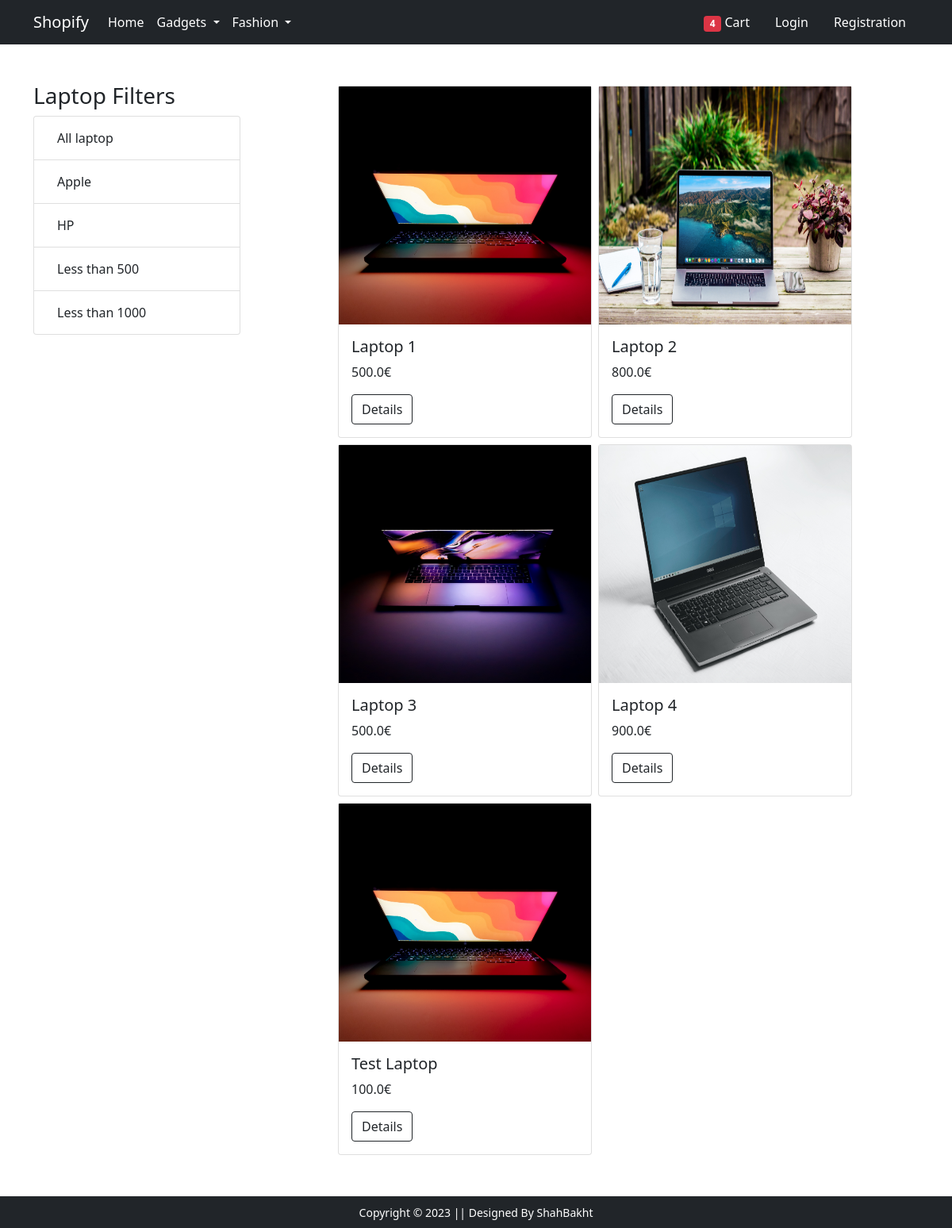
/category/laptop, run on the app's committed database.
### main/models.py (models this page shows, shortened)
class Product(models.Model):
  title = models.CharField(max_length=100)
  description = models.TextField()
  selling_price = models.FloatField()
  discounted_price = models.FloatField()
  brand = models.CharField(max_length=100)
  category = models.CharField(choices=CATEGORIES, max_length=50)
  product_image = models.ImageField(upload_to='products_images')

### main/views.py (the view)
# urls.py: path('category/laptop', views.laptop_category, {'data': None}, name="laptop_category_index"),
def laptop_category(request, data=None):
  laptops = Product.objects.filter(category='Laptop')
  if data == 'Apple' or data == 'HP':
    laptops = laptops.filter(brand=data)
  elif data == 'less_than_500':
    laptops = laptops.filter(selling_price__lte=500)
  elif data == 'less_than_1000':
    laptops = laptops.filter(selling_price__lte=1000)
  template_name = 'main/laptop_category.html'
  context = {'laptops': laptops}
  return render(request, template_name, context)

### main/templates/main/laptop_category.html (shortened to what this page needs)
{% extends 'main/base.html' %}
{% load static %}
{% block main-content %}
<div class="container my-5">
 <div class="row">
  <div class="col-sm-3">
   <h3>Laptop Filters</h3>
   <ul class="list-group">
    <li class="list-group-item"><a href="{% url 'laptop_category_index' %}" class="btn">All laptop</a></li>
    <li class="list-group-item"><a href="{% url 'laptop_category' 'Apple' %}" class="btn">Apple</a></li>
    <li class="list-group-item"><a href="{% url 'laptop_category' 'HP' %}" class="btn">HP</a></li>
    <li class="list-group-item"><a href="{% url 'laptop_category' 'less_than_500' %}" class="btn">Less than 500</a></li>
    <li class="list-group-item"><a href="{% url 'laptop_category' 'less_than_1000' %}" class="btn">Less than 1000</a></li>
  </ul>
  </div>
  <div class="col-sm-8 offset-sm-1 d-flex flex-wrap">
    {% if laptops %}
      {% for laptop in laptops %}
        <div class="card mx-1 my-1" style="width: 20rem;">
          <img src="{{ laptop.product_image.url }}" alt="Card image cap" width="100%" height="300px">
          <div class="card-body">
            <h5 class="card-title">{{ laptop.title }}</h5>
            <p class="card-text">{{ laptop.selling_price }}€</p>
            <a href="{% url 'product_detail' laptop.id %}" class="btn btn-outline-dark">Details</a>
          </div>
        </div>
      {% endfor %}
    {% endif %}
  </div>
 </div>
</div>
{% endblock main-content %}

### data on the page
Product: product_image (picture), title "Laptop 1", selling_price "500.0"
Product: product_image (picture), title "Laptop 2", selling_price "800.0"
Product: product_image (picture), title "Laptop 3", selling_price "500.0"
Product: product_image (picture), title "Laptop 4", selling_price "900.0"
Product: product_image (picture), title "Test Laptop", selling_price "100.0"
